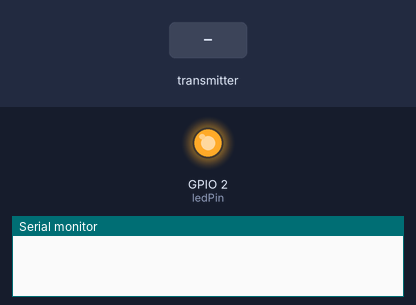
This sketch was run on a simulated ESP32. Shown: output pins drawn as LEDs (lit = HIGH), the last lines printed to the serial monitor. The test bench sets the inputs (shaded band).

Above: at 1.2 s.
1.3 s: the transmitter starts sending butt = 1024
At 2.0 s:
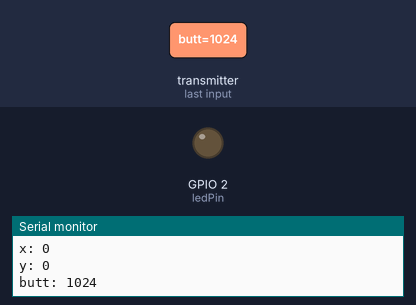
2.8 s: the transmitter starts sending butt = 0
At 3.1 s:
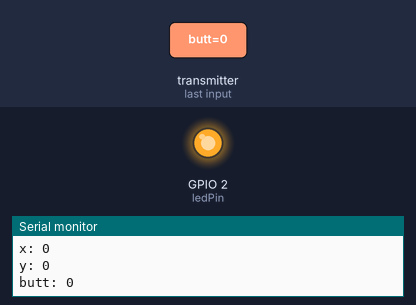
4.3 s: the transmitter starts sending butt = 2048
At 5.5 s:
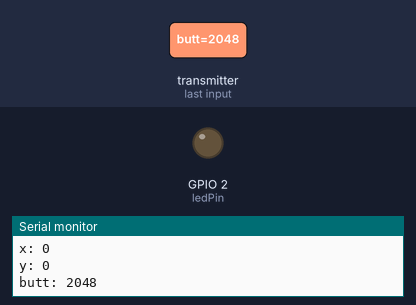
Timing chart, 0 to 7.3 s (numbered marks = the images above; inputs shaded):
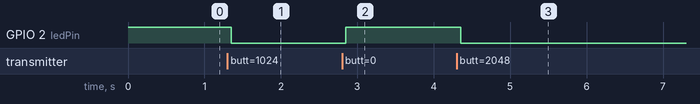

The sketch:

GagSwitch_RECIVER.ino
```cpp
#include <esp_now.h>
#include <WiFi.h>

const int ledPin = 2;

// variables will change:
int buttonState = 0;  // variable for reading the pushbutton status


//Structure example to receive data
//Must match the sender structure
typedef struct test_struct {
  int x;
  int y;
  int butt;
} test_struct;

//Create a struct_message called myData
test_struct myData;

//callback function that will be executed when data is received
void OnDataRecv(const uint8_t * mac, const uint8_t *incomingData, int len) {
  memcpy(&myData, incomingData, sizeof(myData));
  Serial.print("Bytes received: ");
  Serial.println(len);
  Serial.print("x: ");
  Serial.println(myData.x);
  Serial.print("y: ");
  Serial.println(myData.y);
  Serial.print("butt: ");
  Serial.println(myData.butt);


}

void setup() {
  //Initialize Serial Monitor
  Serial.begin(115200);

  //Set device as a Wi-Fi Station
  WiFi.mode(WIFI_STA);

  //Init ESP-NOW
  if (esp_now_init() != ESP_OK) {
    Serial.println("Error initializing ESP-NOW");
    return;
  }

  // Once ESPNow is successfully Init, we will register for recv CB to
  // get recv packer info
  esp_now_register_recv_cb(OnDataRecv);

   pinMode(ledPin, OUTPUT);

}

void loop() {
buttonState = myData.butt;


   if (buttonState == LOW) {
    // turn LED on:
    digitalWrite(ledPin, HIGH);
  } else {
    // turn LED off:
    digitalWrite(ledPin, LOW);
  }

}
```

Measured:
- after the input at 1.3 s, GPIO 2 (ledPin): HIGH → LOW after 0.05 s
- after the input at 2.8 s, GPIO 2 (ledPin): LOW → HIGH after 0.05 s
- after the input at 4.3 s, GPIO 2 (ledPin): HIGH → LOW after 0.05 s
